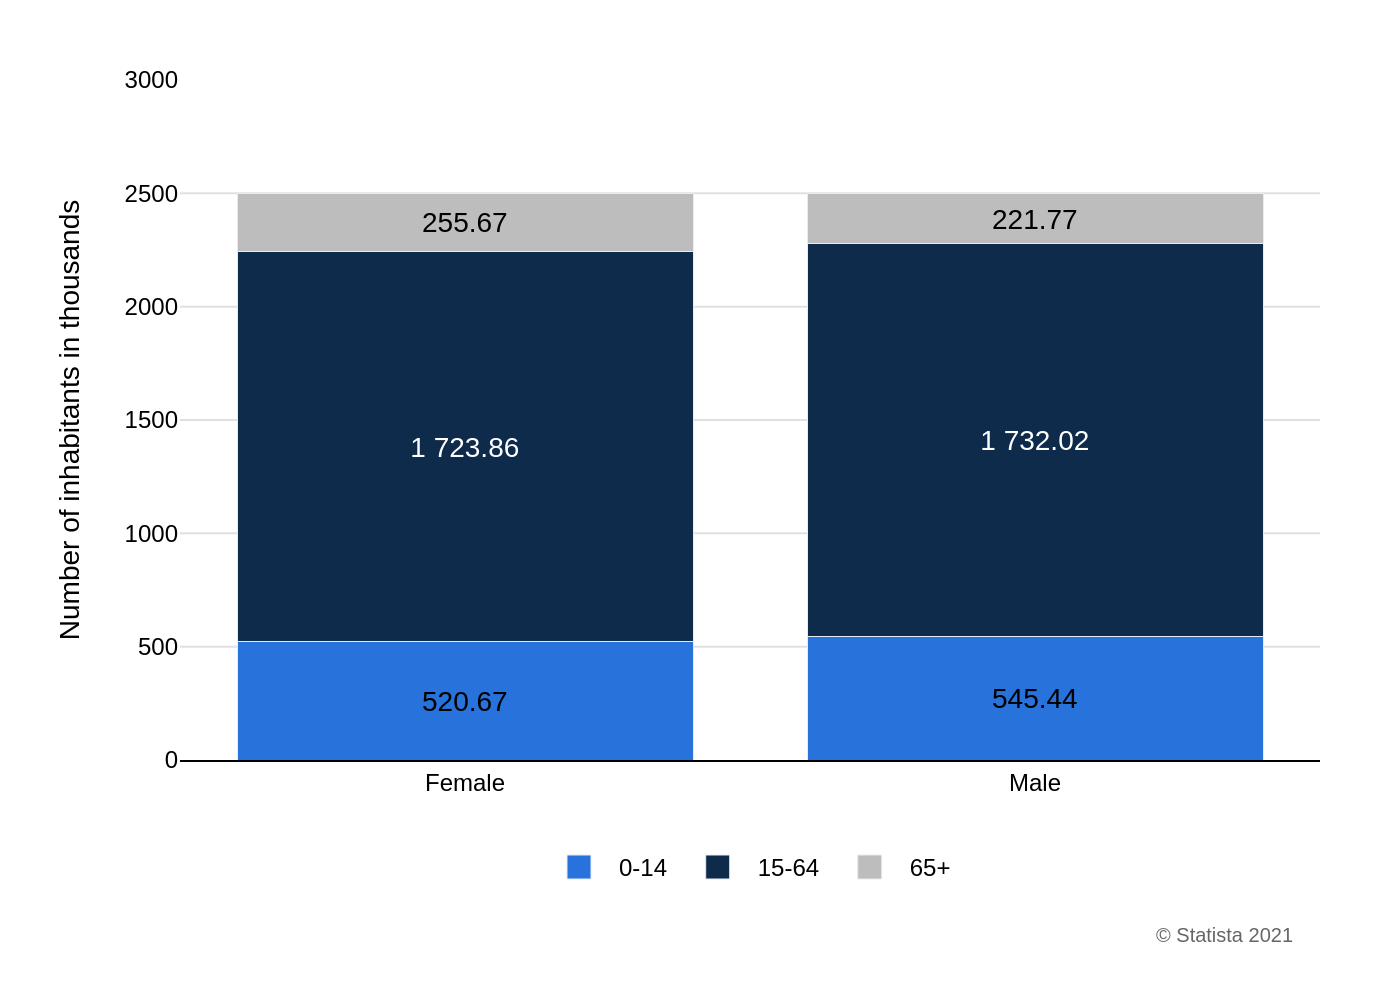

Write Python code to recreate this figure.
import sys
import json
import os
import plotly.graph_objects as go

# Ensure a JSON file path is provided as a command-line argument
if len(sys.argv) != 2:
    print("Usage: python recreate_chart.py <path_to_json_file>")
    sys.exit(1)

json_path = sys.argv[1]

# Read and parse the JSON data file
try:
    with open(json_path, 'r', encoding='utf-8') as f:
        chart_info = json.load(f)
except FileNotFoundError:
    print(f"Error: The file '{json_path}' was not found.")
    sys.exit(1)
except json.JSONDecodeError:
    print(f"Error: The file '{json_path}' contains invalid JSON.")
    sys.exit(1)

# Extract data, texts, and colors from the loaded JSON
data_series = chart_info['chart_data']
x_categories = chart_info['x_categories']
texts = chart_info['texts']
bar_colors = chart_info['colors']['bar_colors']
text_font_colors = chart_info['colors']['text_font_colors']

# Initialize the figure
fig = go.Figure()

# Iterate through the data series from JSON to create a bar trace for each
for i, series in enumerate(data_series):
    # Format text to use a space for the thousands separator, matching the original image
    formatted_text = [f'{val:,.2f}'.replace(',', ' ') for val in series['y']]
    
    fig.add_trace(go.Bar(
        name=series['name'],
        x=x_categories,
        y=series['y'],
        marker_color=bar_colors[i],
        text=formatted_text,
        textposition='inside',
        textfont=dict(
            family="Arial",
            size=14,  # Increased for better visibility
            color=text_font_colors[i]
        ),
        insidetextanchor='middle'
    ))

# Configure the chart layout
fig.update_layout(
    barmode='stack',
    font=dict(family="Arial", size=12, color="black"),
    plot_bgcolor='white',
    paper_bgcolor='white',
    yaxis=dict(
        title=texts['y_axis_title'],
        showgrid=True,
        gridcolor='#e0e0e0',
        zeroline=False,
        range=[0, 3000],
        dtick=500,
        tickformat=" " # Use space as thousands separator on axis
    ),
    xaxis=dict(
        title_text=texts['x_axis_title'],
        tickmode='array',
        tickvals=list(range(len(x_categories))),
        ticktext=x_categories,
        showline=True,
        linewidth=1,
        linecolor='black'
    ),
    legend=dict(
        orientation='h',
        yanchor='bottom',
        y=-0.2,
        xanchor='center',
        x=0.5,
        traceorder='normal'
    ),
    margin=dict(l=90, r=40, t=40, b=120),
    annotations=[
        dict(
            text=texts['source'],
            align='right',
            showarrow=False,
            xref='paper',
            yref='paper',
            x=0.98,
            y=-0.28,
            font=dict(size=10, color='#666666')
        )
    ]
)

# Determine the output filename from the input JSON file path
base_filename = os.path.splitext(os.path.basename(json_path))[0]
output_filename = f"{base_filename}.png"

# Save the figure to a high-resolution PNG file
fig.write_image(output_filename, scale=2)

print(f"Chart saved to {output_filename}")
